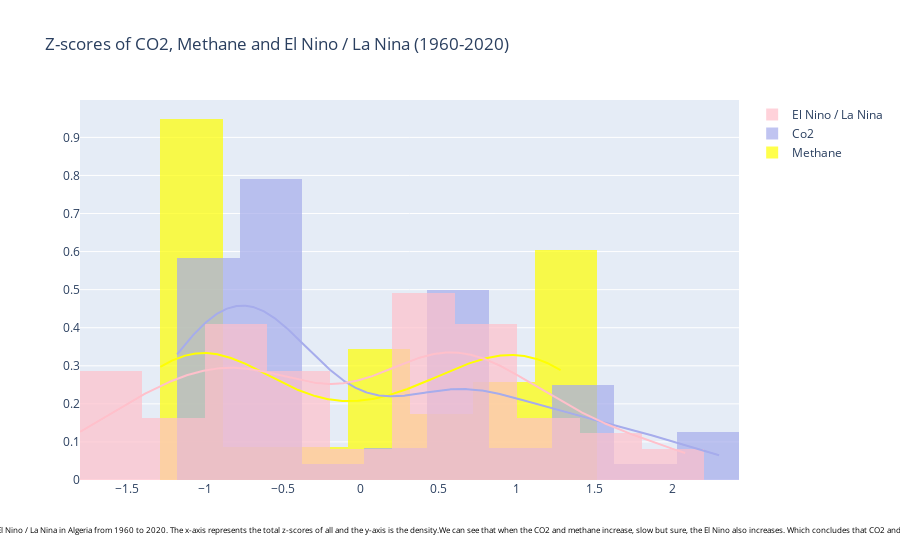

Notebook cell for this chart:
### Code cell
# Faye

# Angola

co2_algeria = new_co2_dataframe[
    (new_co2_dataframe['country_name'] == 'Angola') &
    (new_co2_dataframe['year'].between(1960, 2020))
]

methane_algeria = new_methane_dataframe[
    (new_methane_dataframe['Country'] == 'Angola') &
    (new_methane_dataframe['Year'].between(1960, 2020))
]

df = methane_algeria
df = df['z-score']

df1 = co2_algeria
df1 = df1['z-score']

df2 = pd.read_csv('new_elnino_lanina.csv')
df2 = df2[(df2['year'].between(1960,2020) & (df2['z-score']))]
df2 = df2['z-score']

hist_data = [df, df1, df2,  ]

group_labels = ['Methane', 'Co2', 'El Nino / La Nina']

colors = ['yellow', '#A6ACEC', 'pink']

fig = ff.create_distplot(hist_data, group_labels, bin_size=0.4, show_rug=False, colors=colors)

fig.update_layout(
    title="Z-scores of CO2, Methane and El Nino / La Nina (1960-2020)",
    annotations=[
        {
            "x": 0.5,
            "y": -0.15,
            "xref": "paper",
            "yref": "paper",
            "text": "This displot show the z-scores of Methane, CO2, and El Nino / La Nina in Algeria from 1960 to 2020. The x-axis represents the total z-scores of all and the y-axis is the density." 
            
            "We can see that when the CO2 and methane increase, slow but sure, the El Nino also increases. Which concludes that CO2 and Methane are factors for El Nino.",
            "showarrow": False,
            "font": {
                "size": 8,
                "color": "black"
            }
        }
    ]
)
fig.show()

### Figure 1 — Plotly figure (JSON) as saved in the notebook; plotly's stock layout.template omitted (floating-point values rounded to 4 significant figures; data arrays with more than 128 entries replaced by an {"elided": "..."} marker saying what was removed)
{"data": [{"autobinx": false, "histnorm": "probability density", "legendgroup": "Methane", "marker": {"color": "yellow"}, "name": "Methane", "opacity": 0.7, "type": "histogram", "x": [-1.283, -1.222, -1.157, -1.113, -1.053, -1.012, -1.173, -1.157, -0.9133, -1.031, -0.9324, -0.7502, -0.4594, -0.009877, 0.1341, 0.2589, 0.2692, 0.6262, 0.707, 0.917, 1.231, 1.286, 1.14, 1.186, 1.08, 1.151, 1.183, 1.19, 0.9067], "xaxis": "x", "xbins": {"end": 1.286, "size": 0.4, "start": -1.283}, "yaxis": "y"}, {"autobinx": false, "histnorm": "probability density", "legendgroup": "Co2", "marker": {"color": "#A6ACEC"}, "name": "Co2", "opacity": 0.7, "type": "histogram", "x": [-1.166, -1.176, -1.095, -1.099, -1.09, -1.095, -1.054, -1.116, -1.041, -0.9162, -0.8274, -0.8466, -0.7243, -0.6826, -0.6834, -0.7346, -0.8605, -0.8327, -0.6233, -0.6131, -0.6307, -0.638, -0.7084, -0.6564, -0.6683, -0.7027, -0.7072, -0.5783, -0.6548, -0.6683, -0.4953, -0.4831, -0.4596, -0.1931, 0.03336, 0.1917, 0.4951, 0.5754, 0.6435, 0.7372, 0.5799, 0.5531, 0.523, 0.6424, 0.7193, 0.5364, 0.6201, 0.6658, 0.9234, 1.132, 1.316, 1.435, 1.435, 1.78, 2.078, 2.303, 2.092, 1.478, 1.445, 1.585], "xaxis": "x", "xbins": {"end": 2.303, "size": 0.4, "start": -1.176}, "yaxis": "y"}, {"autobinx": false, "histnorm": "probability density", "legendgroup": "El Nino / La Nina", "marker": {"color": "pink"}, "name": "El Nino / La Nina", "opacity": 0.7, "type": "histogram", "x": [0.1443, -0.3624, 0.3132, 1.073, 0.5665, 1.58, -0.5314, -0.7003, 0.8199, 0.651, -1.291, -0.9536, 1.664, -1.798, -0.9536, -1.545, 0.651, 0.5665, -0.4469, 0.3976, -0.5314, 0.4821, 1.749, -0.9536, -1.038, -0.5314, 0.9044, 1.327, -1.629, 0.1443, 0.3976, 1.327, 0.4821, 0.2287, 0.8199, -0.9536, 0.9044, 1.918, -1.46, -1.545, -0.7003, 0.4821, 0.9888, 0.2287, 0.4821, -0.7847, 0.651, -1.46, -0.7847, 1.242, -1.545, -1.038, -0.4469, -0.4469, 0.9044, 2.087, -0.7003, -0.9536, 0.651, 0.3976, -1.207], "xaxis": "x", "xbins": {"end": 2.087, "size": 0.4, "start": -1.798}, "yaxis": "y"}, {"legendgroup": "Methane", "marker": {"color": "yellow"}, "mode": "lines", "name": "Methane", "showlegend": false, "type": "scatter", "x": {"elided": "500 float values"}, "xaxis": "x", "y": {"elided": "500 float values"}, "yaxis": "y"}, {"legendgroup": "Co2", "marker": {"color": "#A6ACEC"}, "mode": "lines", "name": "Co2", "showlegend": false, "type": "scatter", "x": {"elided": "500 float values"}, "xaxis": "x", "y": {"elided": "500 float values"}, "yaxis": "y"}, {"legendgroup": "El Nino / La Nina", "marker": {"color": "pink"}, "mode": "lines", "name": "El Nino / La Nina", "showlegend": false, "type": "scatter", "x": {"elided": "500 float values"}, "xaxis": "x", "y": {"elided": "500 float values"}, "yaxis": "y"}], "layout": {"annotations": [{"font": {"color": "black", "size": 8}, "showarrow": false, "text": "This displot show the z-scores of Methane, CO2, and El Nino / La Nina in Algeria from 1960 to 2020. The x-axis represents the total z-scores of all and the y-axis is the density.We can see that when the CO2 and methane increase, slow but sure, the El Nino also increases. Which concludes that CO2 and Methane are factors for El Nino.", "x": 0.5, "xref": "paper", "y": -0.15, "yref": "paper"}], "barmode": "overlay", "hovermode": "closest", "legend": {"traceorder": "reversed"}, "title": {"text": "Z-scores of CO2, Methane and El Nino / La Nina (1960-2020)"}, "xaxis": {"anchor": "y2", "domain": [0, 1], "zeroline": false}, "yaxis": {"anchor": "free", "domain": [0, 1], "position": 0}}}
